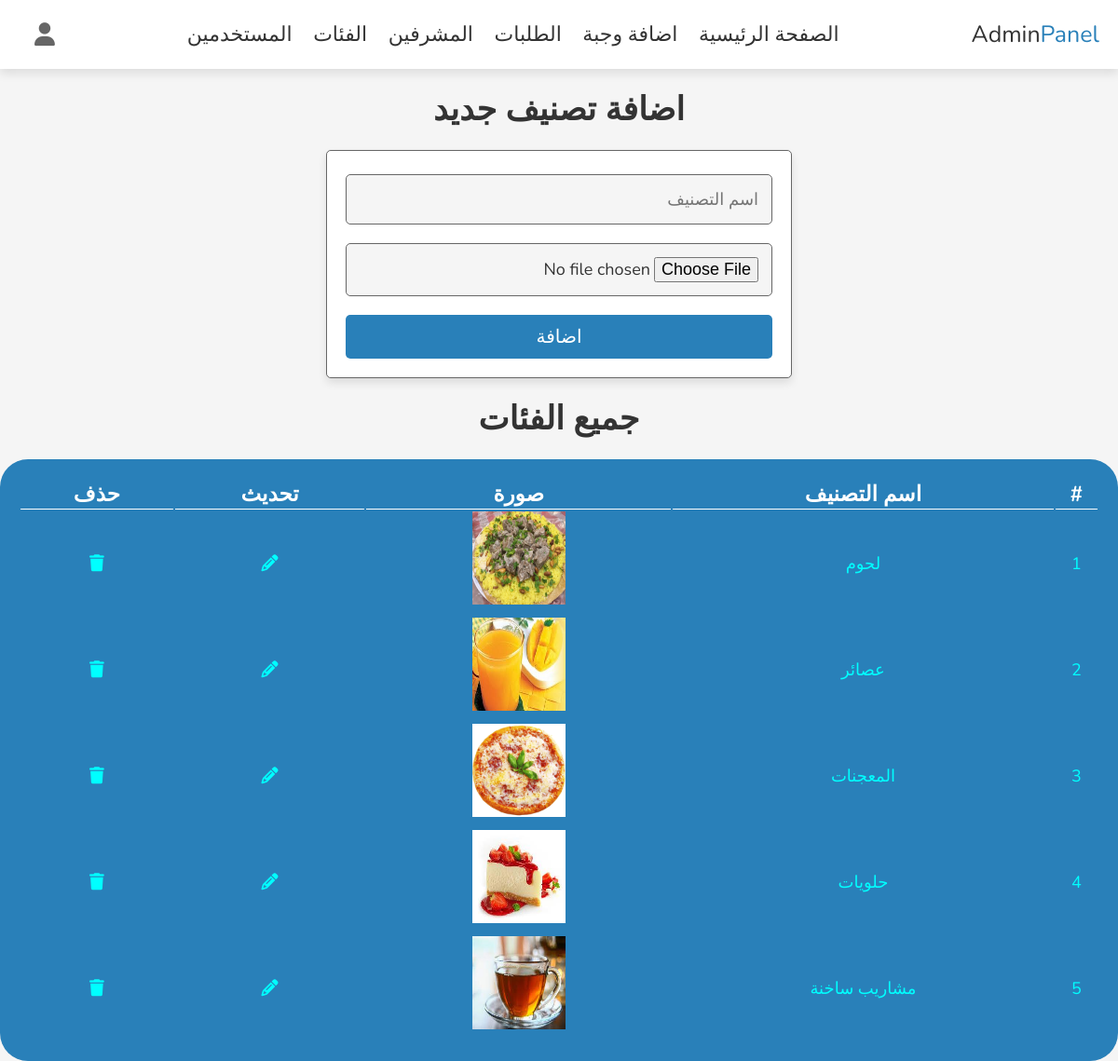
The page /admin_category.php (signed in) on the database its author committed.
### tables this page shows
CREATE TABLE `tbl_category` (
  `id` int(10) UNSIGNED NOT NULL,
  `title` varchar(100) NOT NULL,
  `image` varchar(255) NOT NULL,
  `date` timestamp NOT NULL DEFAULT current_timestamp() ON UPDATE current_timestamp()
);

### admin_category.php (the view, shortened to what this page needs)
<?php
include 'config.php';
?>
<!DOCTYPE html>
<html lang="en" dir="rtl">
<head>
   <link rel="stylesheet" href="https://cdnjs.cloudflare.com/ajax/libs/font-awesome/6.1.1/css/all.min.css">
   <link rel="stylesheet" href="css/admin_style.css">
</head>
<body>
<?php include 'admin_header.php' ?>
<section class="add-products">
   <h1 class="heading">اضافة تصنيف جديد</h1>
   <form action="" method="post" enctype="multipart/form-data">
      <input type="text" class="box" required maxlength="100" placeholder="اسم التصنيف" name="name">
      <input type="file" name="image" accept="image/jpg, image/jpeg, image/png" class="box" required>
      <input type="submit" value="اضافة" class="btn" name="add_category">
   </form>
</section>
<h1 class="heading">جميع الفئات</h1>
<section class="tb" >
   <table class="" style="width:100%;">
      <thead>
         <tr>
            <th>#</th>
            <th>اسم التصنيف</th>
            <th>صورة</th>
            <th>تحديث</th>
            <th>حذف</th>
         </tr>
      </thead>
      <tbody>
         <?php
               $select_category = $conn->prepare("SELECT * FROM `tbl_category`");
               $select_category->execute();
               if($select_category->rowCount() > 0){
                  $i=1;
                  while($fetch_category = $select_category->fetch(PDO::FETCH_ASSOC)){
           ?>
         <tr>
            <td><?=$i?></td>
            <td><?= $fetch_category['title'];?></td>
            <td><img width="100" height="100" src="projects images/<?=$fetch_category['image']?>" alt=""></td>
            <td>
               <a href="admin_category_update.php?update=<?= $fetch_category['id']; ?>"
                class="fa fa-pencil"></a>
            </td>
            <td>
               <a href="admin_category.php?delete=<?= $fetch_category['id']; ?>"
                  class="fa fa-trash"
                  onclick="return confirm('delete this category?');">
               </a>
            </td>
         </tr>
         <?php
         $i++;
               }
            }
            else{
            echo '<p class="empty">تم الاضافة</p>';
            }
         ?>
      </tbody>
   </table>
</section>
</body>
</html>

### css/admin_style.css (style rules this page uses)
:root { --main-color:#2980b9; --red:#e74c3c; --orange:#f39c12; --black:#333; --white:#fff; --light-bg:#f5f5f5; --light-color:#666; --border:.1rem solid var(--light-color); --box-shadow:0 .5rem 1rem rgba(0,0,0,.1); }
* { font-family: 'Nunito', sans-serif; margin:0; padding:0; box-sizing: border-box; outline: none; border:none; text-decoration: none; transition: .2s linear; }
html { font-size: 62.5%; overflow-x: hidden; scroll-behavior: smooth; scroll-padding-top: 7rem; }
body { background: var(--light-bg); }
section { padding:2rem; margin:0 auto; max-width: 1200px; }
.heading { text-align: center; margin-bottom: 2rem; font-size: 3.5rem; color:var(--black); text-transform: uppercase; }
.delete-btn, .option-btn, .btn { display: block; width: 100%; margin-top: 1rem; border-radius: .5rem; padding:1rem 3rem; font-size: 2rem; color:var(--white); cursor: pointer; text-transform: capitalize; text-align: center; }
.btn { background-color: var(--main-color); }
.add-products form { max-width: 50rem; margin:0 auto; background-color: var(--white); border-radius: .5rem; box-shadow: var(--box-shadow); padding:2rem; border:var(--border); padding-top: 1.5rem; }
.add-products form .box { width: 100%; padding:1.4rem; font-size: 1.8rem; color:var(--black); border-radius: .5rem; border:var(--border); background-color: var(--light-bg); margin:1rem 0; }

### admin_category.php (style rules this page uses)
.tb { border-radius: 30px; background-color: var(--main-color); }
.tb table th { border-bottom: 1px solid #fff; font-size: 23px; color: #fff; }
.tb table td { text-align: center; font-size: 18px; color: aqua; line-height: 200%; }
.tb table td a { color:aqua; }

### rows shown on the page
tbl_category: title "لحوم", image (picture)
tbl_category: title "عصائر", image (picture)
tbl_category: title "المعجنات", image (picture)
tbl_category: title "حلويات", image (picture)
tbl_category: title "مشاريب ساخنة", image (picture)
